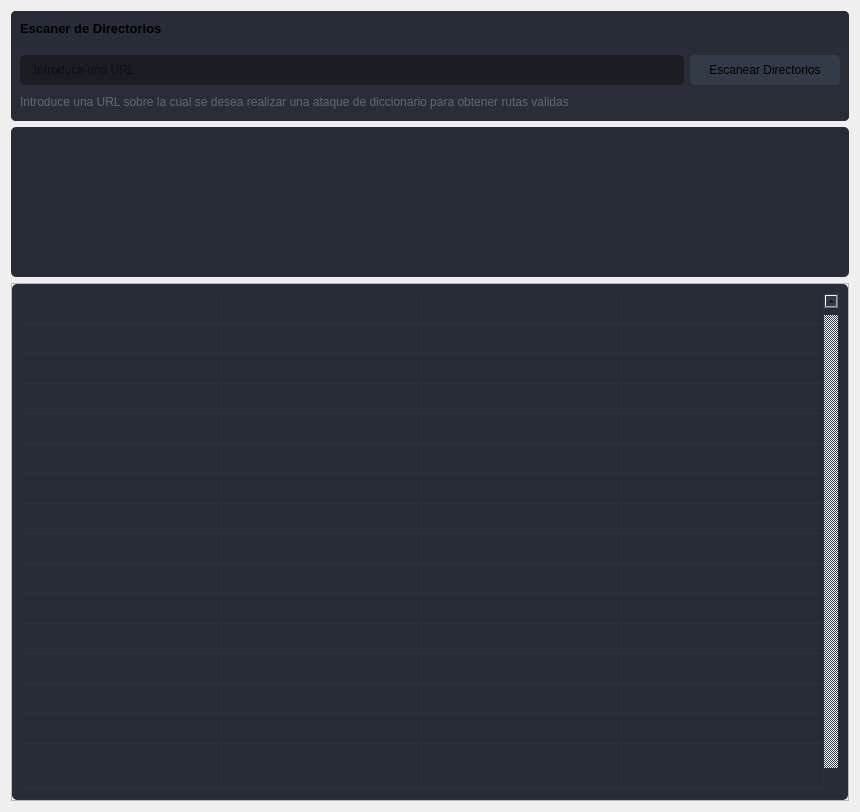
                  <widget class="QWidget" name="page_2">
                   <layout class="QVBoxLayout" name="verticalLayout_13">
                    <item>
                     <widget class="QFrame" name="frame_8">
                      <property name="styleSheet">
                       <string notr="true">border-radius: 5px;</string>
                      </property>
                      <property name="frameShape">
                       <enum>QFrame::StyledPanel</enum>
                      </property>
                      <property name="frameShadow">
                       <enum>QFrame::Raised</enum>
                      </property>
                      <layout class="QVBoxLayout" name="verticalLayout_30">
                       <property name="spacing">
                        <number>0</number>
                       </property>
                       <property name="leftMargin">
                        <number>0</number>
                       </property>
                       <property name="topMargin">
                        <number>0</number>
                       </property>
                       <property name="rightMargin">
                        <number>0</number>
                       </property>
                       <property name="bottomMargin">
                        <number>0</number>
                       </property>
                       <item>
                        <widget class="QFrame" name="frame_div_content_5">
                         <property name="minimumSize">
                          <size>
                           <width>0</width>
                           <height>110</height>
                          </size>
                         </property>
                         <property name="maximumSize">
                          <size>
                           <width>16777215</width>
                           <height>110</height>
                          </size>
                         </property>
                         <property name="styleSheet">
                          <string notr="true">background-color: rgb(41, 45, 56);
border-radius: 5px;
</string>
                         </property>
                         <property name="frameShape">
                          <enum>QFrame::NoFrame</enum>
                         </property>
                         <property name="frameShadow">
                          <enum>QFrame::Raised</enum>
                         </property>
                         <layout class="QVBoxLayout" name="verticalLayout_31">
                          <property name="spacing">
                           <number>0</number>
                          </property>
                          <property name="leftMargin">
                           <number>0</number>
                          </property>
                          <property name="topMargin">
                           <number>0</number>
                          </property>
                          <property name="rightMargin">
                           <number>0</number>
                          </property>
                          <property name="bottomMargin">
                           <number>0</number>
                          </property>
                          <item>
                           <widget class="QFrame" name="frame_title_wid_5">
                            <property name="maximumSize">
                             <size>
                              <width>16777215</width>
                              <height>35</height>
                             </size>
                            </property>
                            <property name="styleSheet">
                             <string notr="true">background-color: rgb(39, 44, 54);</string>
                            </property>
                            <property name="frameShape">
                             <enum>QFrame::StyledPanel</enum>
                            </property>
                            <property name="frameShadow">
                             <enum>QFrame::Raised</enum>
                            </property>
                            <layout class="QVBoxLayout" name="verticalLayout_32">
                             <item>
                              <widget class="QLabel" name="labelBoxBlenderInstalation_5">
                               <property name="font">
                                <font>
                                 <family>Segoe UI</family>
                                 <pointsize>10</pointsize>
                                 <weight>75</weight>
                                 <bold>true</bold>
                                </font>
                               </property>
                               <property name="styleSheet">
                                <string notr="true"/>
                               </property>
                               <property name="text">
                                <string>Escaner de Directorios</string>
                               </property>
                              </widget>
                             </item>
                            </layout>
                           </widget>
                          </item>
                          <item>
                           <widget class="QFrame" name="frame_content_wid_5">
                            <property name="frameShape">
                             <enum>QFrame::NoFrame</enum>
                            </property>
                            <property name="frameShadow">
                             <enum>QFrame::Raised</enum>
                            </property>
                            <layout class="QHBoxLayout" name="horizontalLayout_18">
                             <item>
                              <layout class="QGridLayout" name="gridLayout_9">
                               <property name="bottomMargin">
                                <number>0</number>
                               </property>
                               <item row="0" column="0">
                                <widget class="QLineEdit" name="lineEdit_5">
                                 <property name="minimumSize">
                                  <size>
                                   <width>0</width>
                                   <height>30</height>
                                  </size>
                                 </property>
                                 <property name="styleSheet">
                                  <string notr="true">QLineEdit {
	background-color: rgb(27, 29, 35);
	border-radius: 5px;
	border: 2px solid rgb(27, 29, 35);
	padding-left: 10px;
}
QLineEdit:hover {
	border: 2px solid rgb(64, 71, 88);
}
QLineEdit:focus {
	border: 2px solid rgb(91, 101, 124);
}</string>
                                 </property>
                                 <property name="placeholderText">
                                  <string>Introduce una URL</string>
                                 </property>
                                </widget>
                               </item>
                               <item row="0" column="1">
                                <widget class="QPushButton" name="escanear_5">
                                 <property name="sizePolicy">
                                  <sizepolicy hsizetype="Preferred" vsizetype="Preferred">
                                   <horstretch>0</horstretch>
                                   <verstretch>0</verstretch>
                                  </sizepolicy>
                                 </property>
                                 <property name="minimumSize">
                                  <size>
                                   <width>150</width>
                                   <height>30</height>
                                  </size>
                                 </property>
                                 <property name="font">
                                  <font>
                                   <family>Segoe UI</family>
                                   <pointsize>9</pointsize>
                                  </font>
                                 </property>
                                 <property name="styleSheet">
                                  <string notr="true">QPushButton {
	border: 2px solid rgb(52, 59, 72);
	border-radius: 5px;
	background-color: rgb(52, 59, 72);
}
QPushButton:hover {
	background-color: rgb(57, 65, 80);
	border: 2px solid rgb(61, 70, 86);
}
QPushButton:pressed {
	background-color: rgb(35, 40, 49);
	border: 2px solid rgb(43, 50, 61);
}</string>
                                 </property>
                                 <property name="text">
                                  <string>Escanear Directorios</string>
                                 </property>
                                 <property name="icon">
                                  <iconset>
                                   <normaloff>icons/16x16/cil-folder-open.png</normaloff>icons/16x16/cil-folder-open.png</iconset>
                                 </property>
                                </widget>
                               </item>
                               <item row="1" column="0" colspan="2">
                                <widget class="QLabel" name="labelVersion_7">
                                 <property name="styleSheet">
                                  <string notr="true">color: rgb(98, 103, 111);</string>
                                 </property>
                                 <property name="lineWidth">
                                  <number>1</number>
                                 </property>
                                 <property name="text">
                                  <string>Introduce una URL sobre la cual se desea realizar una ataque de diccionario para obtener rutas validas</string>
                                 </property>
                                 <property name="alignment">
                                  <set>Qt::AlignLeading|Qt::AlignLeft|Qt::AlignVCenter</set>
                                 </property>
                                </widget>
                               </item>
                              </layout>
                             </item>
                            </layout>
                           </widget>
                          </item>
                         </layout>
                        </widget>
                       </item>
                      </layout>
                     </widget>
                    </item>
                    <item>
                     <widget class="QFrame" name="frame_7">
                      <property name="minimumSize">
                       <size>
                        <width>0</width>
                        <height>150</height>
                       </size>
                      </property>
                      <property name="styleSheet">
                       <string notr="true">background-color: rgb(39, 44, 54);
border-radius: 5px;</string>
                      </property>
                      <property name="frameShape">
                       <enum>QFrame::StyledPanel</enum>
                      </property>
                      <property name="frameShadow">
                       <enum>QFrame::Raised</enum>
                      </property>
                      <layout class="QVBoxLayout" name="verticalLayout_29">
                       <item>
                        <layout class="QGridLayout" name="gridLayout_8"/>
                       </item>
                      </layout>
                     </widget>
                    </item>
                    <item>
                     <widget class="QFrame" name="frame_9">
                      <property name="minimumSize">
                       <size>
                        <width>0</width>
                        <height>150</height>
                       </size>
                      </property>
                      <property name="frameShape">
                       <enum>QFrame::StyledPanel</enum>
                      </property>
                      <property name="frameShadow">
                       <enum>QFrame::Raised</enum>
                      </property>
                      <layout class="QHBoxLayout" name="horizontalLayout_19">
                       <property name="spacing">
                        <number>0</number>
                       </property>
                       <property name="leftMargin">
                        <number>0</number>
                       </property>
                       <property name="topMargin">
                        <number>0</number>
                       </property>
                       <property name="rightMargin">
                        <number>0</number>
                       </property>
                       <property name="bottomMargin">
                        <number>0</number>
                       </property>
                       <item>
                        <widget class="QTableWidget" name="tableWidget_4">
                         <property name="sizePolicy">
                          <sizepolicy hsizetype="Expanding" vsizetype="Expanding">
                           <horstretch>0</horstretch>
                           <verstretch>0</verstretch>
                          </sizepolicy>
                         </property>
                         <property name="palette">
                          <palette>
                           <active>
                            <colorrole role="WindowText">
                             <brush brushstyle="SolidPattern">
                              <color alpha="255">
                               <red>210</red>
                               <green>210</green>
                               <blue>210</blue>
                              </color>
                             </brush>
                            </colorrole>
                            <colorrole role="Button">
                             <brush brushstyle="SolidPattern">
                              <color alpha="255">
                               <red>39</red>
                               <green>44</green>
                               <blue>54</blue>
                              </color>
                             </brush>
                            </colorrole>
                            <colorrole role="Text">
                             <brush brushstyle="SolidPattern">
                              <color alpha="255">
                               <red>210</red>
                               <green>210</green>
                               <blue>210</blue>
                              </color>
                             </brush>
                            </colorrole>
                            <colorrole role="ButtonText">
                             <brush brushstyle="SolidPattern">
                              <color alpha="255">
                               <red>210</red>
                               <green>210</green>
                               <blue>210</blue>
                              </color>
                             </brush>
                            </colorrole>
                            <colorrole role="Base">
                             <brush brushstyle="SolidPattern">
                              <color alpha="255">
                               <red>39</red>
                               <green>44</green>
                               <blue>54</blue>
                              </color>
                             </brush>
                            </colorrole>
                            <colorrole role="Window">
                             <brush brushstyle="SolidPattern">
                              <color alpha="255">
                               <red>39</red>
                               <green>44</green>
                               <blue>54</blue>
                              </color>
                             </brush>
                            </colorrole>
                            <colorrole role="PlaceholderText">
                             <brush brushstyle="NoBrush">
                              <color alpha="128">
                               <red>210</red>
                               <green>210</green>
                               <blue>210</blue>
                              </color>
                             </brush>
                            </colorrole>
                           </active>
                           <inactive>
                            <colorrole role="WindowText">
                             <brush brushstyle="SolidPattern">
                              <color alpha="255">
                               <red>210</red>
                               <green>210</green>
                               <blue>210</blue>
                              </color>
                             </brush>
                            </colorrole>
                            <colorrole role="Button">
                             <brush brushstyle="SolidPattern">
                              <color alpha="255">
                               <red>39</red>
                               <green>44</green>
                               <blue>54</blue>
                              </color>
                             </brush>
                            </colorrole>
                            <colorrole role="Text">
                             <brush brushstyle="SolidPattern">
                              <color alpha="255">
                               <red>210</red>
                               <green>210</green>
                               <blue>210</blue>
                              </color>
                             </brush>
                            </colorrole>
                            <colorrole role="ButtonText">
                             <brush brushstyle="SolidPattern">
                              <color alpha="255">
                               <red>210</red>
                               <green>210</green>
                               <blue>210</blue>
                              </color>
                             </brush>
                            </colorrole>
                            <colorrole role="Base">
                             <brush brushstyle="SolidPattern">
                              <color alpha="255">
                               <red>39</red>
                               <green>44</green>
                               <blue>54</blue>
                              </color>
                             </brush>
                            </colorrole>
                            <colorrole role="Window">
                             <brush brushstyle="SolidPattern">
                              <color alpha="255">
                               <red>39</red>
                               <green>44</green>
                               <blue>54</blue>
                              </color>
                             </brush>
                            </colorrole>
                            <colorrole role="PlaceholderText">
                             <brush brushstyle="NoBrush">
                              <color alpha="128">
                               <red>210</red>
                               <green>210</green>
                               <blue>210</blue>
                              </color>
                             </brush>
                            </colorrole>
                           </inactive>
                           <disabled>
                            <colorrole role="WindowText">
                             <brush brushstyle="SolidPattern">
                              <color alpha="255">
                               <red>210</red>
                               <green>210</green>
                               <blue>210</blue>
                              </color>
                             </brush>
                            </colorrole>
                            <colorrole role="Button">
                             <brush brushstyle="SolidPattern">
                              <color alpha="255">
                               <red>39</red>
                               <green>44</green>
                               <blue>54</blue>
                              </color>
                             </brush>
                            </colorrole>
                            <colorrole role="Text">
                             <brush brushstyle="SolidPattern">
                              <color alpha="255">
                               <red>210</red>
                               <green>210</green>
                               <blue>210</blue>
                              </color>
                             </brush>
                            </colorrole>
                            <colorrole role="ButtonText">
                             <brush brushstyle="SolidPattern">
                              <color alpha="255">
                               <red>210</red>
                               <green>210</green>
                               <blue>210</blue>
                              </color>
                             </brush>
                            </colorrole>
                            <colorrole role="Base">
                             <brush brushstyle="SolidPattern">
                              <color alpha="255">
                               <red>39</red>
                               <green>44</green>
                               <blue>54</blue>
                              </color>
                             </brush>
                            </colorrole>
                            <colorrole role="Window">
                             <brush brushstyle="SolidPattern">
                              <color alpha="255">
                               <red>39</red>
                               <green>44</green>
                               <blue>54</blue>
                              </color>
                             </brush>
                            </colorrole>
                            <colorrole role="PlaceholderText">
                             <brush brushstyle="NoBrush">
                              <color alpha="128">
                               <red>210</red>
                               <green>210</green>
                               <blue>210</blue>
                              </color>
                             </brush>
                            </colorrole>
                           </disabled>
                          </palette>
                         </property>
                         <property name="styleSheet">
                          <string notr="true">QTableWidget {
	background-color: rgb(39, 44, 54);
	padding: 10px;
	border-radius: 5px;
	gridline-color: rgb(44, 49, 60);
	border-bottom: 1px solid rgb(44, 49, 60);
}
QTableWidget::item{
	border-color: rgb(44, 49, 60);
	padding-left: 5px;
	padding-right: 5px;
	gridline-color: rgb(44, 49, 60);
}
QTableWidget::item:selected{
	background-color: rgb(85, 170, 255);
}
QScrollBar:horizontal {
    border: none;
    background: rgb(52, 59, 72);
    height: 14px;
    margin: 0px 21px 0 21px;
	border-radius: 0px;
}
 QScrollBar:vertical {
	border: none;
    background: rgb(52, 59, 72);
    width: 14px;
    margin: 21px 0 21px 0;
	border-radius: 0px;
 }
QHeaderView::section{
	Background-color: rgb(39, 44, 54);
	max-width: 30px;
	border: 1px solid rgb(44, 49, 60);
	border-style: none;
    border-bottom: 1px solid rgb(44, 49, 60);
    border-right: 1px solid rgb(44, 49, 60);
}
QTableWidget::horizontalHeader {
	background-color: rgb(81, 255, 0);
}
QHeaderView::section:horizontal
{
    border: 1px solid rgb(32, 34, 42);
	background-color: rgb(27, 29, 35);
	padding: 3px;
	border-top-left-radius: 7px;
    border-top-right-radius: 7px;
}
QHeaderView::section:vertical
{
    border: 1px solid rgb(44, 49, 60);
}
</string>
                         </property>
                         <property name="frameShape">
                          <enum>QFrame::NoFrame</enum>
                         </property>
                         <property name="verticalScrollBarPolicy">
                          <enum>Qt::ScrollBarAlwaysOn</enum>
                         </property>
                         <property name="sizeAdjustPolicy">
                          <enum>QAbstractScrollArea::AdjustToContents</enum>
                         </property>
                         <property name="editTriggers">
                          <set>QAbstractItemView::NoEditTriggers</set>
                         </property>
                         <property name="alternatingRowColors">
                          <bool>false</bool>
                         </property>
                         <property name="selectionMode">
                          <enum>QAbstractItemView::SingleSelection</enum>
                         </property>
                         <property name="selectionBehavior">
                          <enum>QAbstractItemView::SelectRows</enum>
                         </property>
                         <property name="showGrid">
                          <bool>true</bool>
                         </property>
                         <property name="gridStyle">
                          <enum>Qt::SolidLine</enum>
                         </property>
                         <property name="sortingEnabled">
                          <bool>false</bool>
                         </property>
                         <attribute name="horizontalHeaderVisible">
                          <bool>false</bool>
                         </attribute>
                         <attribute name="horizontalHeaderCascadingSectionResizes">
                          <bool>true</bool>
                         </attribute>
                         <attribute name="horizontalHeaderDefaultSectionSize">
                          <number>200</number>
                         </attribute>
                         <attribute name="horizontalHeaderStretchLastSection">
                          <bool>true</bool>
                         </attribute>
                         <attribute name="verticalHeaderVisible">
                          <bool>false</bool>
                         </attribute>
                         <attribute name="verticalHeaderCascadingSectionResizes">
                          <bool>false</bool>
                         </attribute>
                         <attribute name="verticalHeaderHighlightSections">
                          <bool>false</bool>
                         </attribute>
                         <attribute name="verticalHeaderStretchLastSection">
                          <bool>true</bool>
                         </attribute>
                         <row>
                          <property name="text">
                           <string>New Row</string>
                          </property>
                          <property name="font">
                           <font>
                            <family>Segoe UI</family>
                           </font>
                          </property>
                         </row>
                         <row>
                          <property name="text">
                           <string>New Row</string>
                          </property>
                         </row>
                         <row>
                          <property name="text">
                           <string>New Row</string>
                          </property>
                         </row>
                         <row>
                          <property name="text">
                           <string>New Row</string>
                          </property>
                         </row>
                         <row>
                          <property name="text">
                           <string>New Row</string>
                          </property>
                         </row>
                         <row>
                          <property name="text">
                           <string>New Row</string>
                          </property>
                         </row>
                         <row>
                          <property name="text">
                           <string>New Row</string>
                          </property>
                         </row>
                         <row>
                          <property name="text">
                           <string>New Row</string>
                          </property>
                         </row>
                         <row>
                          <property name="text">
                           <string>New Row</string>
                          </property>
                         </row>
                         <row>
                          <property name="text">
                           <string>New Row</string>
                          </property>
                         </row>
                         <row>
                          <property name="text">
                           <string>New Row</string>
                          </property>
                         </row>
                         <row>
                          <property name="text">
                           <string>New Row</string>
                          </property>
                         </row>
                         <row>
                          <property name="text">
                           <string>New Row</string>
                          </property>
                         </row>
                         <row>
                          <property name="text">
                           <string>New Row</string>
                          </property>
                         </row>
                         <row>
                          <property name="text">
                           <string>New Row</string>
                          </property>
                         </row>
                         <row>
                          <property name="text">
                           <string>New Row</string>
                          </property>
                         </row>
                         <column>
                          <property name="text">
                           <string>0</string>
                          </property>
                         </column>
                         <column>
                          <property name="text">
                           <string>1</string>
                          </property>
                         </column>
                         <column>
                          <property name="text">
                           <string>2</string>
                          </property>
                         </column>
                         <column>
                          <property name="text">
                           <string>3</string>
                          </property>
                         </column>
                         <item row="0" column="0">
                          <property name="text">
                           <string/>
                          </property>
                         </item>
                         <item row="0" column="1">
                          <property name="text">
                           <string/>
                          </property>
                         </item>
                         <item row="0" column="2">
                          <property name="text">
                           <string/>
                          </property>
                         </item>
                         <item row="0" column="3">
                          <property name="text">
                           <string/>
                          </property>
                         </item>
                        </widget>
                       </item>
                      </layout>
                     </widget>
                    </item>
                   </layout>
                  </widget>
